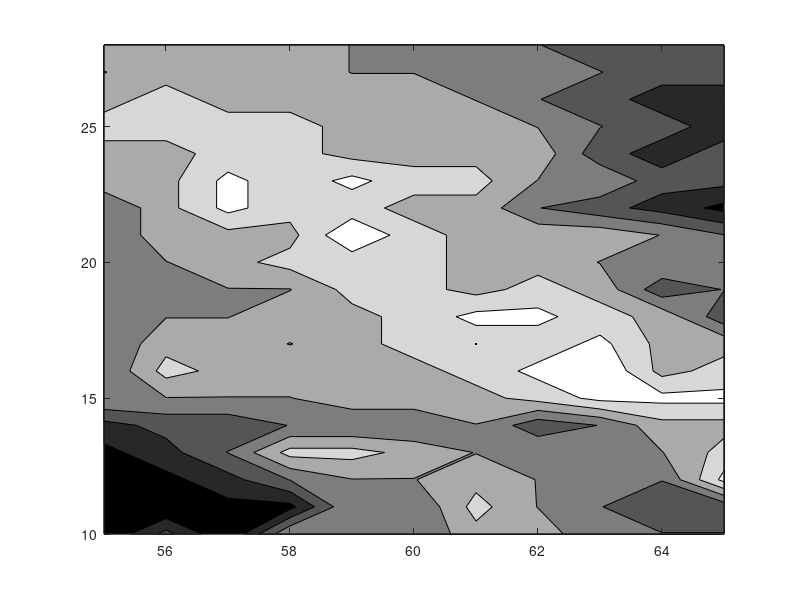

Source code (MATLAB): (Note: this script raises an error after producing the figure.)

J = 55:65;
L = 10:28;

Z = [
 1.0  2.0  1.0  2.7  2.7  2.3  3.0  3.0  2.3  2.3  2.3;
 1.0  1.0  1.3  1.3  2.7  2.3  3.3  2.7  2.3  2.0  2.0;
 1.0  1.3  1.7  2.3  2.7  2.7  3.0  2.7  2.3  2.3  3.7;
 1.3  1.7  2.3  3.3  3.3  3.0  2.7  2.7  2.7  2.7  3.3;
 1.7  2.0  2.0  2.3  2.3  2.3  2.7  2.0  2.3  3.0  3.0;
 2.7  2.7  2.7  2.7  3.0  3.0  3.0  3.3  3.7  3.7  3.7;
 2.3  3.3  3.0  3.0  3.0  3.0  3.3  3.7  4.0  3.0  3.3;
 2.3  3.0  3.0  2.7  3.0  3.3  3.3  3.3  3.7  3.0  3.0;
 2.3  2.7  2.7  3.0  3.0  3.3  3.7  3.7  3.3  3.0  2.0;
 2.7  2.7  2.7  2.7  3.3  3.3  3.0  3.3  3.0  2.0  2.3;
 2.7  2.7  3.0  3.3  3.3  3.3  3.0  3.0  2.7  2.7  2.3;
 2.3  3.0  3.0  3.0  4.0  3.3  3.0  3.0  3.0  2.7  2.3;
 2.3  3.0  3.7  3.3  3.3  3.0  3.0  2.3  2.0  1.7  1.3;
 3.0  3.0  3.7  3.3  3.7  3.3  3.3  2.7  2.7  2.0  2.0;
 3.0  3.0  3.3  3.3  3.0  3.0  3.0  3.0  2.0  1.7  2.0;
 3.3  3.3  3.3  3.3  3.0  3.0  3.0  2.7  2.3  2.0  1.7;
 3.0  3.3  3.0  3.0  3.0  3.0  2.7  2.3  2.0  1.7  1.7;
 2.7  3.0  3.0  3.0  2.7  2.7  2.7  2.7  2.3  2.0  2.0;
 3.0  3.0  3.0  3.0  2.7  2.7  2.3  2.3  2.0  2.0  2.0];


[cs, hc] = contourf(J,L,Z,6);
colormap(gray);
hold on
plot(61, 17, 'k.')
set(hc, 'EdgeColor','none');

close all
surf(J,L,Z)
axis equal
colormap(CubeHelix(256,0.5,-1.5,1.2,1.0))